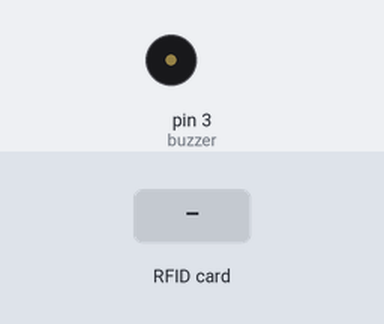
Bench run of a sketch on a simulated Arduino Uno, built with avr-gcc and run on an emulated ATmega328P. On the bench: buzzer (waves = sounding, pin HIGH). The inputs (shaded band) are chosen by the test bench. Pins used as bus, display or sensor lines are not drawn; what the sketch prints to the serial monitor is not drawn.

Above: at 1.2 s.
1.3 s: RFID card 5E 7A 19 C4 held to the reader
Timing chart, 0 to 4.3 s (numbered marks = the images above; inputs shaded):
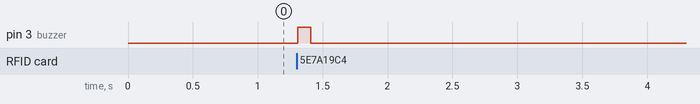

The sketch:

4.Sensor_RFID1.ino
```cpp
#include <SPI.h>
#include <MFRC522.h>

String uidString;

int buzzer   =3;

#define SS_PIN 10
#define RST_PIN 9
MFRC522 mfrc522(SS_PIN, RST_PIN);

void setup(){
  Serial.begin(9600);
  pinMode(buzzer,OUTPUT);
  SPI.begin();
  mfrc522.PCD_Init();
  Serial.println("Tempelkan Kartu!");
}

void loop(){
  if(mfrc522.PICC_IsNewCardPresent()){
    readRFID();
    Serial.print("Tag UID: ");
    Serial.println(uidString);
    if(uidString=="4A-51-6E-AE"){
      bunyibuzzeroke();
      Serial.println("Berhasil");
      delay(1000);
      Serial.println("Silahkan Masuk!");
    }else{
      Serial.println("GAGAL");
      bunyibuzzergagal();
    }
  }
}

void readRFID(){
  mfrc522.PICC_ReadCardSerial();
  //Pembatas bisa dirubah sesuai keinginan, disini yang digunakan "-"
  uidString = String(mfrc522.uid.uidByte[0],HEX) + "-" +
              String(mfrc522.uid.uidByte[1],HEX) + "-" +
              String(mfrc522.uid.uidByte[2],HEX) + "-" +
              String(mfrc522.uid.uidByte[3],HEX);
              uidString.toUpperCase();
}

void bunyibuzzeroke(){
  digitalWrite(buzzer,HIGH);
  delay(500);
  digitalWrite(buzzer,LOW);
  delay(500);
}

void bunyibuzzergagal(){
  digitalWrite(buzzer,HIGH);
  delay(100);
  digitalWrite(buzzer,LOW);
  delay(100);
}
```

Measured:
- after the input at 1.3 s, pin 3 (buzzer): LOW → HIGH at once, → LOW 0.10 s later
